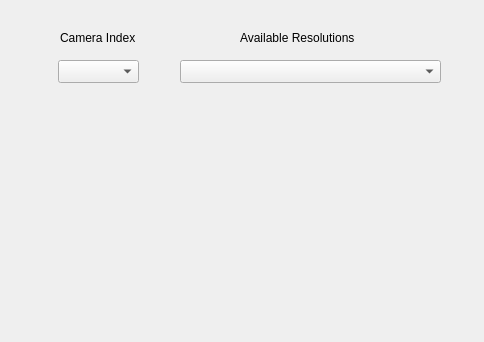
<?xml version="1.0" encoding="UTF-8"?>
<ui version="4.0">
 <class>config</class>
 <widget class="QDialog" name="config">
  <property name="geometry">
   <rect>
    <x>0</x>
    <y>0</y>
    <width>484</width>
    <height>342</height>
   </rect>
  </property>
  <property name="windowTitle">
   <string>Dialog</string>
  </property>
  <widget class="QComboBox" name="resolutionCombobox">
   <property name="geometry">
    <rect>
     <x>180</x>
     <y>60</y>
     <width>261</width>
     <height>23</height>
    </rect>
   </property>
  </widget>
  <widget class="QComboBox" name="cameraCombobox">
   <property name="geometry">
    <rect>
     <x>58</x>
     <y>60</y>
     <width>81</width>
     <height>23</height>
    </rect>
   </property>
  </widget>
  <widget class="QLabel" name="label">
   <property name="geometry">
    <rect>
     <x>60</x>
     <y>30</y>
     <width>91</width>
     <height>16</height>
    </rect>
   </property>
   <property name="text">
    <string>Camera Index</string>
   </property>
  </widget>
  <widget class="QLabel" name="label_2">
   <property name="geometry">
    <rect>
     <x>240</x>
     <y>30</y>
     <width>131</width>
     <height>16</height>
    </rect>
   </property>
   <property name="text">
    <string>Available Resolutions</string>
   </property>
  </widget>
 </widget>
 <resources/>
 <connections/>
</ui>
